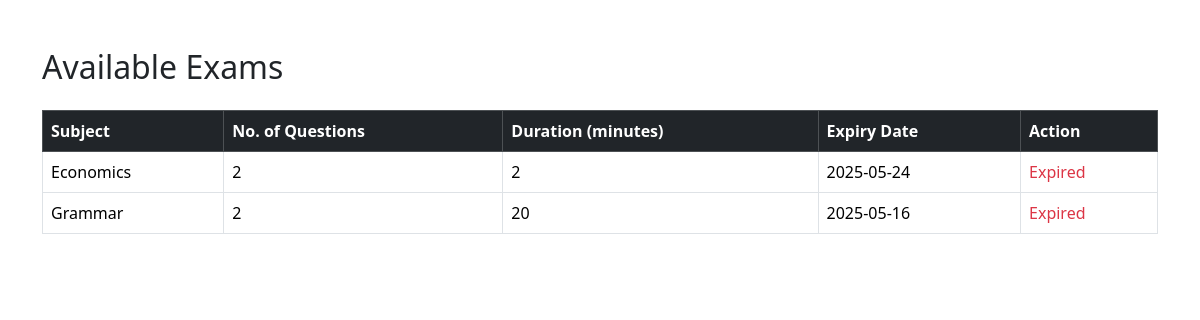
The page /student/exams.php (signed in) on the database its author committed.
### tables this page shows
CREATE TABLE `exams` (
  `id` int(11) NOT NULL,
  `exam_id` varchar(50) DEFAULT NULL,
  `subject` varchar(100) DEFAULT NULL,
  `num_questions` int(11) DEFAULT NULL,
  `duration` int(11) DEFAULT NULL,
  `expiry_date` date DEFAULT NULL
);

### student/exams.php (the view, shortened to what this page needs)
<?php
require '../connection/db_connection.php';
$student_id = $_SESSION['student_id'];
$exams_result = $conn->query("SELECT * FROM exams ORDER BY expiry_date DESC");
$exams = [];
while ($row = $exams_result->fetch_assoc()) {
    $exams[] = $row;
}
?>
<!DOCTYPE html>
<html>
<head>
    <link rel="stylesheet" href="../css/bootstrap.min.css">
</head>
<body class="container mt-5">
    <h2 class="mb-4">Available Exams</h2>
    <table class="table table-bordered">
        <thead class="table-dark">
            <tr>
                <th>Subject</th>
                <th>No. of Questions</th>
                <th>Duration (minutes)</th>
                <th>Expiry Date</th>
                <th>Action</th>
            </tr>
        </thead>
        <tbody>
            <?php foreach ($exams as $exam): ?>
                <?php
                $exam_id = $exam['exam_id'];
                $taken = $conn->query("SELECT * FROM results WHERE student_id = '$student_id' AND exam_id = '$exam_id'")->num_rows > 0;
                ?>
                <tr>
                    <td><?= htmlspecialchars($exam['subject']) ?></td>
                    <td><?= $exam['num_questions'] ?></td>
                    <td><?= $exam['duration'] ?></td>
                    <td><?= $exam['expiry_date'] ?></td>
                    <td>
                        <?php if (strtotime($exam['expiry_date']) >= time()): ?>
                            <?php if ($taken): ?>
                                <span class="text-success">Taken</span>
                            <?php else: ?>
                                <a href="student/start_exam.php?exam_id=<?= urlencode($exam_id) ?>"
                                    class="btn btn-primary btn-sm">Start Exam</a>
                            <?php endif; ?>
                        <?php else: ?>
                            <span class="text-danger">Expired</span>
                        <?php endif; ?>
                    </td>
                </tr>
            <?php endforeach; ?>
        </tbody>
    </table>
</body>
</html>

### rows shown on the page
exams: subject "Economics", num_questions "2", duration "2", expiry_date "2025-05-24", shows "Expired"
exams: subject "Grammar", num_questions "2", duration "20", expiry_date "2025-05-16", shows "Expired"
